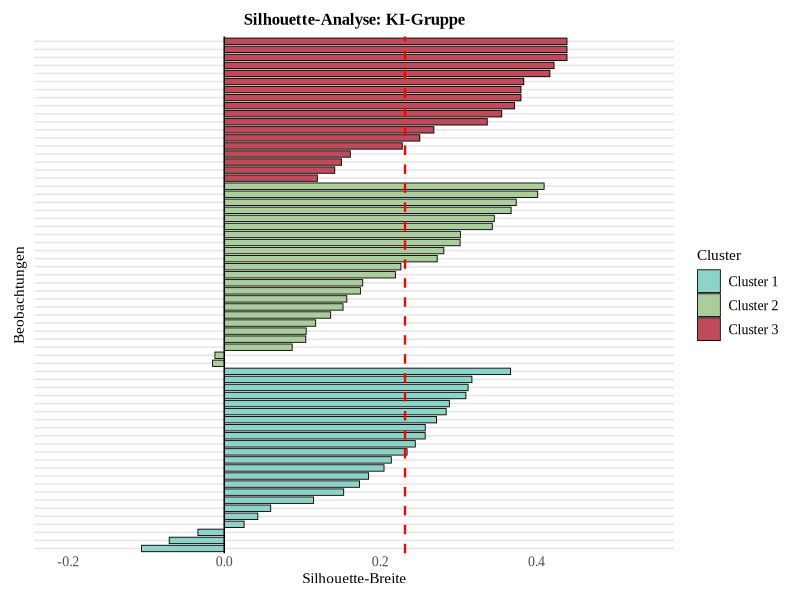
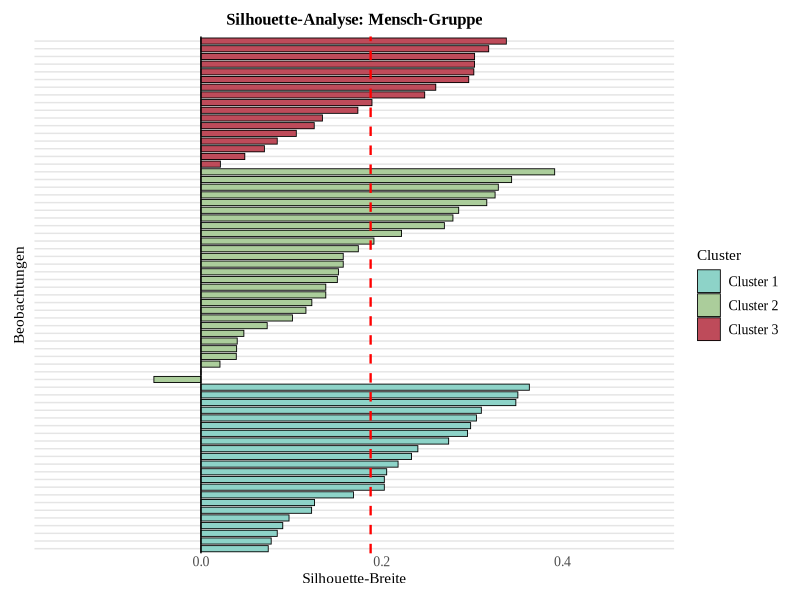

The R source for these figures, in order:
# =============================================================================
# SEPARATE SILHOUETTE ANALYSIS
# =============================================================================
# Erstellt separate Silhouette-Analysen für KI- und Mensch-Gruppe im traditionellen Stil

library(dplyr)
library(ggplot2)
library(cluster)
library(gridExtra)

# =============================================================================
# LOAD DATA
# =============================================================================

cat("Lade Daten...\n")
data <- read.delim("organized/data/Bereinigte Daten von WhatsApp Business.csv", 
                   fileEncoding = "UTF-16LE", stringsAsFactors = FALSE)

# Filter data (FINISHED=1)
data_processed <- data %>% filter(FINISHED == 1)

# Separate KI and Mensch groups
data_ki <- data_processed %>% filter(AB01 == 1)
data_mensch <- data_processed %>% filter(AB01 == 2)

cat("✓ KI-Gruppe: n =", nrow(data_ki), "\n")
cat("✓ Mensch-Gruppe: n =", nrow(data_mensch), "\n")

# =============================================================================
# PREPARE CLUSTERING DATA
# =============================================================================

# Define variable columns
mn_cols <- c("MN01_01", "MN01_02", "MN01_03", "MN01_04", "MN01_05", "MN01_06", "MN01_07")
vs_cols <- c("VS01_01", "VS01_02", "VS01_03", "VS01_04", "VS01_05", "VS01_06", "VS01_07", "VS01_08")
ea_cols <- c("EA01_01", "EA01_02", "EA01_03", "EA01_04", "EA01_05")
id_cols <- c("ID01_01", "ID01_02", "ID01_03", "ID01_04")

# Create composite scores for KI group
cluster_data_ki <- data.frame(
  VS = rowMeans(data_ki[, vs_cols], na.rm = TRUE),
  MN = rowMeans(data_ki[, mn_cols], na.rm = TRUE),
  ID = rowMeans(data_ki[, id_cols], na.rm = TRUE),
  EA = rowMeans(data_ki[, ea_cols], na.rm = TRUE)
)

# Create composite scores for Mensch group
cluster_data_mensch <- data.frame(
  VS = rowMeans(data_mensch[, vs_cols], na.rm = TRUE),
  MN = rowMeans(data_mensch[, mn_cols], na.rm = TRUE),
  ID = rowMeans(data_mensch[, id_cols], na.rm = TRUE),
  EA = rowMeans(data_mensch[, ea_cols], na.rm = TRUE)
)

# Remove missing values
cluster_data_ki_clean <- cluster_data_ki[complete.cases(cluster_data_ki), ]
cluster_data_mensch_clean <- cluster_data_mensch[complete.cases(cluster_data_mensch), ]

cat("✓ KI-Gruppe (nach Missing Values): n =", nrow(cluster_data_ki_clean), "\n")
cat("✓ Mensch-Gruppe (nach Missing Values): n =", nrow(cluster_data_mensch_clean), "\n")

# =============================================================================
# PERFORM CLUSTERING AND CALCULATE SILHOUETTE SCORES
# =============================================================================

cat("\n=== ERSTELLE SEPARATE SILHOUETTE-ANALYSEN ===\n")

# Perform k-means clustering with k=3 for both groups
set.seed(123)
kmeans_ki <- kmeans(cluster_data_ki_clean, centers = 3, nstart = 25)
kmeans_mensch <- kmeans(cluster_data_mensch_clean, centers = 3, nstart = 25)

# Calculate silhouette scores
sil_ki <- silhouette(kmeans_ki$cluster, dist(cluster_data_ki_clean))
sil_mensch <- silhouette(kmeans_mensch$cluster, dist(cluster_data_mensch_clean))

# =============================================================================
# CREATE TRADITIONAL SILHOUETTE PLOTS
# =============================================================================

# Function to create traditional silhouette plot with Readme styling
create_traditional_silhouette_plot <- function(sil_data, title, colors = c("#8DD3C8", "#ABCD9B", "#BE4B5A")) {
  # Convert silhouette object to data frame
  sil_df <- data.frame(
    cluster = sil_data[, 1],
    neighbor = sil_data[, 2],
    sil_width = sil_data[, 3]
  )
  
  # Create a new ordering variable that groups by cluster first, then sorts by silhouette width within each cluster
  sil_df$cluster_order <- sil_df$cluster
  sil_df$within_cluster_order <- ave(sil_df$sil_width, sil_df$cluster, FUN = function(x) rank(x, ties.method = "first"))
  
  # Create the final ordering: cluster first, then silhouette width within cluster
  sil_df$final_order <- sil_df$cluster_order * 1000 + sil_df$within_cluster_order
  
  # Sort by the final ordering
  sil_df <- sil_df[order(sil_df$final_order), ]
  
  # Create cluster labels
  cluster_labels <- c("Cluster 1", "Cluster 2", "Cluster 3")
  
  # Create traditional silhouette plot with cluster grouping
  p <- ggplot(sil_df, aes(x = sil_width, y = reorder(seq_along(sil_width), final_order), 
                          fill = factor(cluster, labels = cluster_labels))) +
    geom_bar(stat = "identity", width = 0.8, color = "black", linewidth = 0.3) +
    scale_fill_manual(values = colors, name = "Cluster") +
    labs(title = title,
         x = "Silhouette-Breite",
         y = "Beobachtungen",
         fill = "Cluster") +
    geom_vline(xintercept = 0, color = "black", linewidth = 0.5) +
    geom_vline(xintercept = mean(sil_df$sil_width), color = "red", linewidth = 0.8, linetype = "dashed") +
    theme_minimal() +
    theme(
      axis.title = element_text(size = 11, family = "Times New Roman"),
      axis.text = element_text(size = 10, family = "Times New Roman"),
      axis.text.y = element_blank(),  # Hide y-axis labels for cleaner look
      plot.title = element_text(size = 12, hjust = 0.5, face = "bold", family = "Times New Roman"),
      legend.title = element_text(size = 11, family = "Times New Roman"),
      legend.text = element_text(size = 10, family = "Times New Roman"),
      panel.grid.major = element_line(color = "gray90"),
      panel.grid.minor = element_blank(),
      panel.background = element_rect(fill = "white", color = NA),
      plot.background = element_rect(fill = "white", color = NA),
      panel.border = element_blank(),
      axis.line.x = element_blank(),
      axis.line.y = element_blank(),
      axis.ticks = element_blank(),
      plot.margin = margin(10, 10, 10, 10),
      panel.grid.major.x = element_blank(),
      panel.grid.minor.x = element_blank(),
      axis.ticks.x = element_line(),
      axis.ticks.length.x = unit(0, "pt")
    ) +
    xlim(min(sil_df$sil_width) - 0.1, max(sil_df$sil_width) + 0.1)
  
  return(p)
}

# Create silhouette plots for both groups
sil_plot_ki <- create_traditional_silhouette_plot(sil_ki, "Silhouette-Analyse: KI-Gruppe")
sil_plot_mensch <- create_traditional_silhouette_plot(sil_mensch, "Silhouette-Analyse: Mensch-Gruppe")

# =============================================================================
# SAVE SEPARATE PLOTS
# =============================================================================

cat("=== SPEICHERE SEPARATE PLOTS ===\n")

# Create directory
dir.create("organized/images/clustering", recursive = TRUE, showWarnings = FALSE)

# Save separate plots
ggsave("organized/images/clustering/ki_silhouette_analysis.png", 
       sil_plot_ki, width = 8, height = 6, dpi = 300, bg = "white", 
       limitsize = FALSE)

ggsave("organized/images/clustering/mensch_silhouette_analysis.png", 
       sil_plot_mensch, width = 8, height = 6, dpi = 300, bg = "white", 
       limitsize = FALSE)

cat("✓ ki_silhouette_analysis.png erstellt\n")
cat("✓ mensch_silhouette_analysis.png erstellt\n")

# =============================================================================
# STATISTICAL SUMMARY
# =============================================================================

cat("\n=== STATISTISCHE ZUSAMMENFASSUNG ===\n")

# Calculate average silhouette scores
avg_sil_ki <- mean(sil_ki[,3])
avg_sil_mensch <- mean(sil_mensch[,3])

# Calculate silhouette scores by cluster
sil_summary_ki <- aggregate(sil_ki[,3], by = list(cluster = sil_ki[,1]), FUN = mean)
sil_summary_mensch <- aggregate(sil_mensch[,3], by = list(cluster = sil_mensch[,1]), FUN = mean)

cat("KI-Gruppe:\n")
cat("- Durchschnittliche Silhouette-Breite:", round(avg_sil_ki, 3), "\n")
cat("- Interpretation:", ifelse(avg_sil_ki > 0.7, "Starke Cluster-Struktur", 
                               ifelse(avg_sil_ki > 0.5, "Mittlere Cluster-Struktur", 
                                      "Schwache Cluster-Struktur")), "\n")
cat("- Cluster-spezifische Werte:\n")
for(i in 1:nrow(sil_summary_ki)) {
  cat("  Cluster", sil_summary_ki$cluster[i], ":", round(sil_summary_ki$x[i], 3), "\n")
}

cat("\nMensch-Gruppe:\n")
cat("- Durchschnittliche Silhouette-Breite:", round(avg_sil_mensch, 3), "\n")
cat("- Interpretation:", ifelse(avg_sil_mensch > 0.7, "Starke Cluster-Struktur", 
                               ifelse(avg_sil_mensch > 0.5, "Mittlere Cluster-Struktur", 
                                      "Schwache Cluster-Struktur")), "\n")
cat("- Cluster-spezifische Werte:\n")
for(i in 1:nrow(sil_summary_mensch)) {
  cat("  Cluster", sil_summary_mensch$cluster[i], ":", round(sil_summary_mensch$x[i], 3), "\n")
}

cat("\n=== INTERPRETATION ===\n")
cat("Die Silhouette-Analysen zeigen die Qualität der Cluster-Zuordnung.\n")
cat("Positive Werte = gute Zuordnung, negative Werte = schlechte Zuordnung.\n")
cat("Breitere Balken = höhere Silhouette-Breite = bessere Cluster-Qualität.\n")
cat("Rote gestrichelte Linie = durchschnittliche Silhouette-Breite.\n")

cat("\n=== FARBEN ===\n")
cat("Cluster 1: #8DD3C8 (Hellblau/Türkis)\n")
cat("Cluster 2: #ABCD9B (Hellgrün)\n")
cat("Cluster 3: #BE4B5A (Rot)\n")

cat("\n================================================================================\n")
cat("SEPARATE SILHOUETTE ANALYSIS COMPLETED\n")
cat("================================================================================\n")
cat("Generated files:\n")
cat("- organized/images/clustering/ki_silhouette_analysis.png\n")
cat("- organized/images/clustering/mensch_silhouette_analysis.png\n")

cat("\nSilhouette-Interpretation:\n")
cat("- > 0.7: Starke Cluster-Struktur\n")
cat("- 0.5-0.7: Mittlere Cluster-Struktur\n")
cat("- < 0.5: Schwache Cluster-Struktur\n")

cat("\nVorteile der separaten Plots:\n")
cat("- Traditionelle Silhouette-Darstellung\n")
cat("- Konsistenter Style mit Readme-Richtlinien\n")
cat("- Detaillierte Analyse jeder Gruppe\n")
cat("- Professionelle Darstellung für Bachelorarbeit\n")

cat("\n================================================================================\n") 